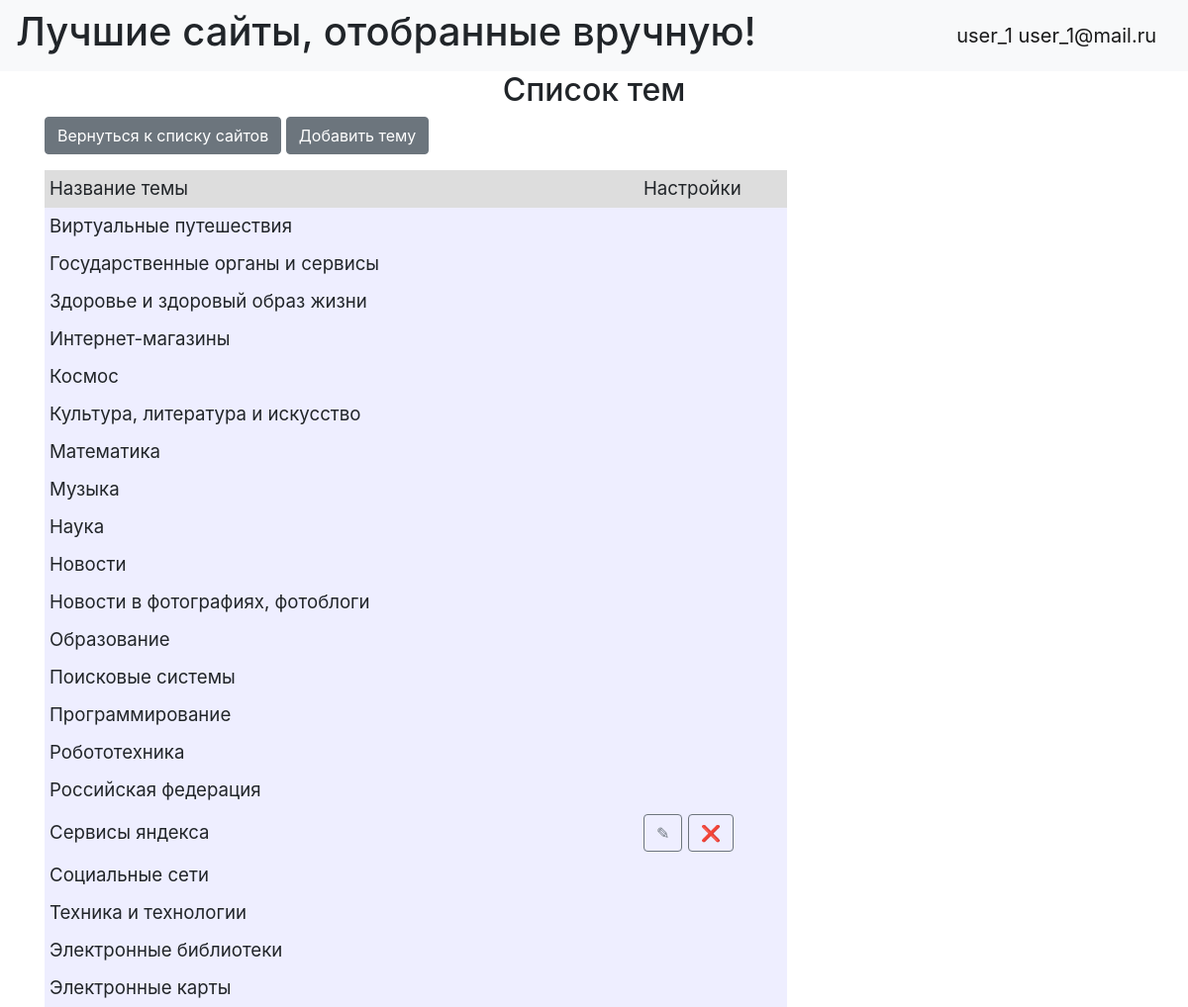
/0/topics (signed in), run on the app's committed database.
### data/users.py (models this page shows, shortened)
class User(SqlAlchemyBase, UserMixin):
    __tablename__ = 'users'
    id = sqlalchemy.Column(sqlalchemy.Integer, primary_key=True, autoincrement=True)
    user_login = sqlalchemy.Column(sqlalchemy.String, nullable=False, unique=True)
    email = sqlalchemy.Column(sqlalchemy.String, nullable=False, unique=True)
    hashed_password = sqlalchemy.Column(sqlalchemy.String, nullable=True)
    age = sqlalchemy.Column(sqlalchemy.Integer, nullable=False)
    registration_date = sqlalchemy.Column(sqlalchemy.DateTime, default=datetime.datetime.now)
    topic = orm.relation("Topic", back_populates='user')
    site = orm.relation("Site", back_populates='user')

### data/topics.py (models this page shows, shortened)
class Topic(SqlAlchemyBase):
    __tablename__ = 'topics'
    id = sqlalchemy.Column(sqlalchemy.Integer, primary_key=True, autoincrement=True)
    topic_title = sqlalchemy.Column(sqlalchemy.String)
    user_id = sqlalchemy.Column(sqlalchemy.Integer, sqlalchemy.ForeignKey("users.id"))
    user = orm.relation('User')
    site = orm.relation("Site", back_populates='topic')

### main.py (the view)
    @app.route("/0/topics")
    def topics():
        session = db_session.create_session()
        if current_user.is_authenticated:
            topics = session.query(Topic).filter(Topic.user_id.in_([1, current_user.id]))
        else:
            topics = session.query(Topic).filter(Topic.user_id == 1)
        list_topics = sorted([p for p in topics], key=lambda q: q.topic_title)
        return render_template("topics.html", list_topics=list_topics, title='Список тем')

### data/db_session.py (called while the page is built)
def create_session() -> Session:
    global __factory
    return __factory()

### templates/topics.html (shortened to what this page needs)
{% extends "base.html" %}
{% block content %}
<h2 align="center">Список тем</h2>
{% if current_user.is_authenticated %}
<p align="justify">
    <a href="/{{0}}/{{0}}" class="btn btn-secondary">Вернуться к списку сайтов</a>
    <a href="add_topic" class="btn btn-secondary">Добавить тему</a></p>
{% endif %}
<div class="table_container">
    <table class="my_table">
        <tr class="my_row">
            <td class="title" width="600px" bgcolor="#dddddd">Название темы</td>
            <td class="title" width="150px" bgcolor="#dddddd">Настройки</td>
        </tr>
        {% for topic in list_topics %}
        <tr class="my_row">
            <td class="ordinary" bgcolor="#eeeeff">{{ topic.topic_title.capitalize() }}</td>
            <td class="ordinary" bgcolor="#eeeeff">
            {% if current_user.is_authenticated and topic.user_id == current_user.id %}
                <div>
                    <a href="/topics/{{ topic.id }}" class="btn btn-outline-secondary">&#9998</a>
                    <a href="/topic_delete/{{ topic.id }}" class="btn btn-outline-secondary">&#10060</a>
                </div>
            {% endif %}
            </td>
        </tr>
        {% endfor %}
    </table>
</div>
{% endblock %}

### templates/base.html (shortened to what this page needs)
<!DOCTYPE html>
<html lang="en">
<head>
    <link rel="stylesheet" href="https://stackpath.bootstrapcdn.com/bootstrap/4.4.1/css/bootstrap.min.css"
>
    <link rel="stylesheet" type="text/css" href="../static/css/style.css"/>
</head>
<body>
<header>
    <nav class="navbar navbar-light bg-light">
        <h1>Лучшие сайты, отобранные вручную!</h1>
        {% if current_user.is_authenticated %}
        <a class="navbar-brand" href="/logout">{{ current_user.user_login }} {{ current_user.email }}</a>
        {% else %}
        <p>
            <a class="btn btn-primary " href="/register">Зарегистрироваться</a>
            <a class="btn btn-success" href="/login">Войти</a>
        </p>
        {% endif %}
    </nav>
</header>
<main role="main" class="container">
    {% block content %}{% endblock %}
</main>
</body>
</html>

### static/css/style.css (style rules this page uses)
td.title { background-color: "#dddddd"; align: "center"; font-size: 14pt; padding: 5px; }
td.ordinary { background-color: "#eeeeff"; align: "center"; font-size: 14pt; padding: 5px; }
p { font-size: 12pt; }

### data on the page
User: user_login "user_1", email "user_1@mail.ru"
Topic: topic_title "Виртуальные путешествия"
Topic: topic_title "Государственные органы и сервисы"
Topic: topic_title "Здоровье и здоровый образ жизни"
Topic: topic_title "Интернет-магазины"
Topic: topic_title "Космос"
Topic: topic_title "Культура, литература и искусство"
Topic: topic_title "Математика"
Topic: topic_title "Музыка"
Topic: topic_title "Наука"
Topic: topic_title "Новости"
Topic: topic_title "Новости в фотографиях, фотоблоги"
Topic: topic_title "Образование"
Topic: topic_title "Поисковые системы"
Topic: topic_title "Программирование"
Topic: topic_title "Робототехника"
Topic: topic_title "Российская федерация"
Topic: topic_title "Сервисы яндекса"
Topic: topic_title "Социальные сети"
Topic: topic_title "Техника и технологии"
Topic: topic_title "Электронные библиотеки"
Topic: topic_title "Электронные карты"
